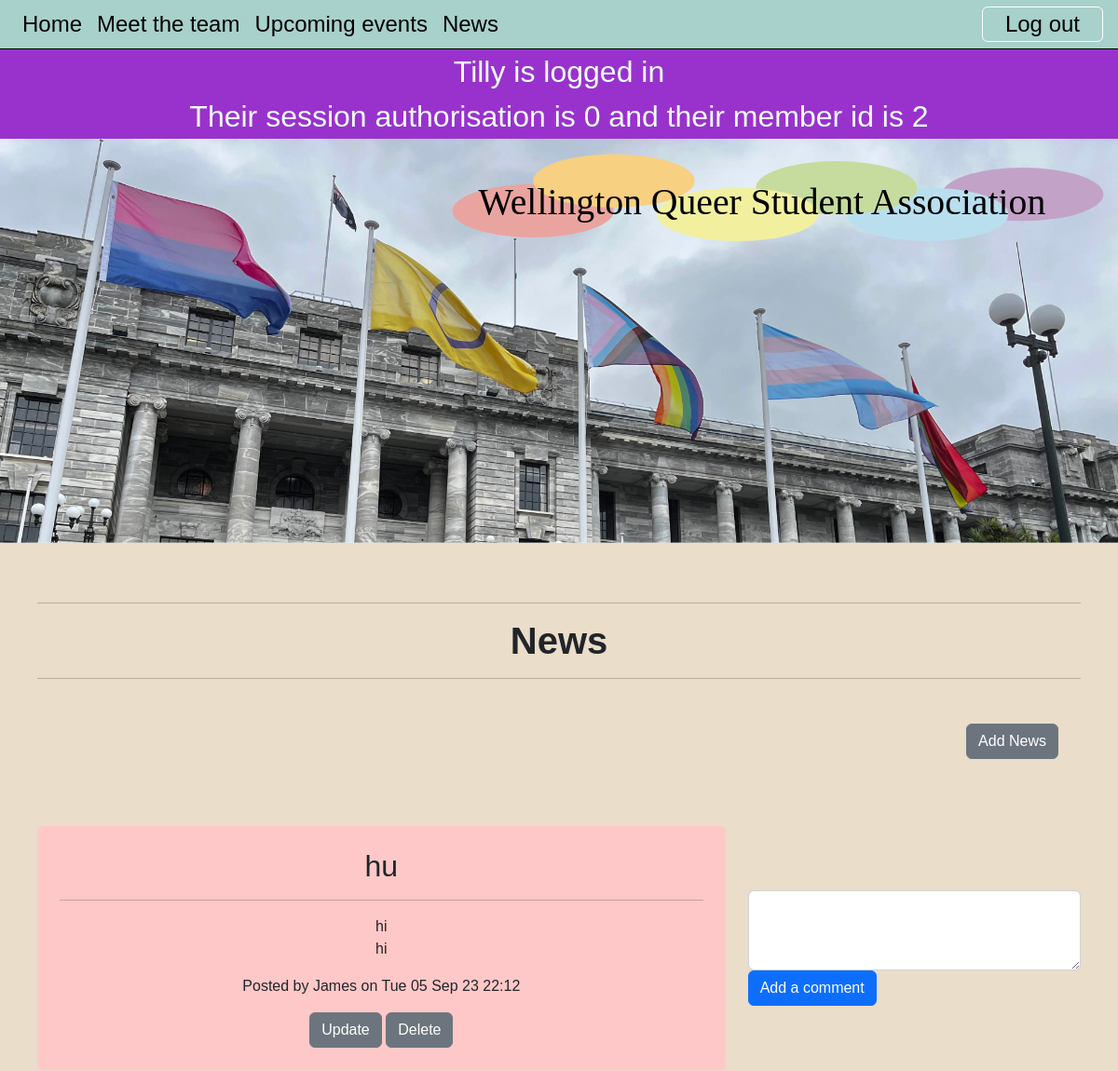
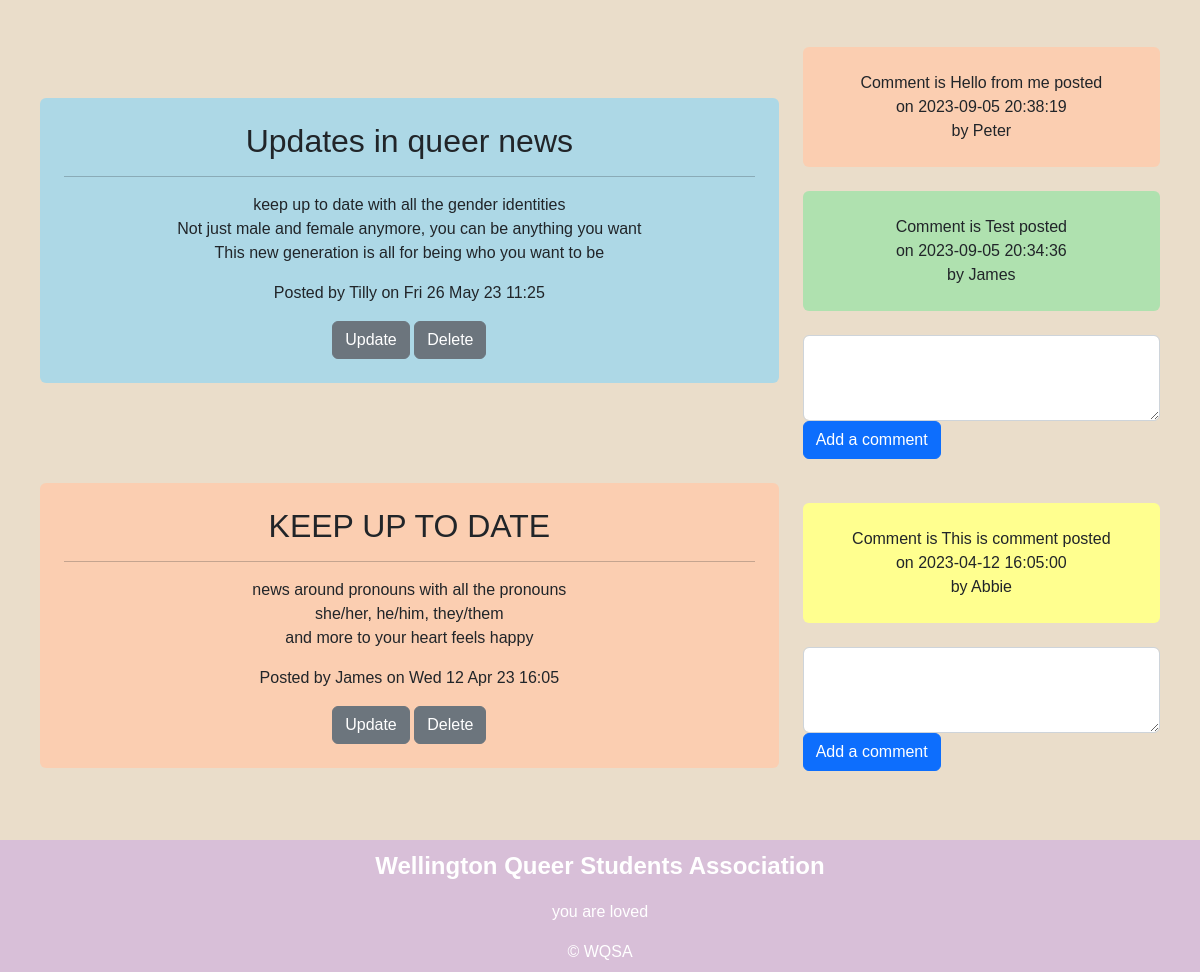
The app's page /news (signed in) with its own data (2 pictures, top to bottom).
### tables this page shows
CREATE TABLE member(
    member_id integer primary key autoincrement not null,
    name text not null,
    email text not null unique,
    password text not null,
    authorisation integer not null
);

CREATE TABLE news(
    news_id integer primary key autoincrement not null,
    title text not null unique,
    subtitle text not null unique,
    content text not null unique,
    newsdate date not null,
    member_id integer not null,
    foreign key(member_id) references member(member_id)
);

CREATE TABLE comments(
    comments_id integer primary key autoincrement not null,
    comments_content text not null unique,
    comments_date date not null,
    member_id integer not null,
    news_id integer not null,
    foreign key(member_id) references member(member_id),
    foreign key(news_id) references news(news_id)
);

### server.py (the view)
@app.route("/news")
def news():
    sql = """select news.news_id, news.title, news.subtitle, news.content, news.newsdate, member.name
      from news
      join member on news.member_id = member.member_id
      order by news.newsdate desc;

      """
    news = run_search_query_tuples(sql, (), db_path, True)
    print(news)
    sql = """select comments.news_id, comments.comments_content, comments.comments_date, member.name
      from comments
      join member on comments.member_id = member.member_id
      order by comments.comments_date desc;
      """
    comments = run_search_query_tuples(sql, (), db_path, True)
    print(comments)
    return render_template("news.html", news=news, comments=comments)

### db_functions.py (called while the page is built)
def run_search_query_tuples(sql_query, values_tuple, file_path, rowfactory=False):
    result = None
    try:
        db = sqlite3.connect(file_path)
        if rowfactory:
            db.row_factory = sqlite3.Row
        cursor = db.cursor()
        cursor.execute(sql_query, values_tuple)
        result = cursor.fetchall()
        cursor.close()
    except sqlite3.Error as error:
        print("Error running search query tuples: {}".format(error))
        return None
    db.close()
    if result is None:
        print("No search values were found")
    return result

### server.py (called while the page is built)
@app.template_filter()
def news_date(sqlite_dt):
    x = datetime.strptime(sqlite_dt, '%Y-%m-%d %H:%M:%S')
    return x.strftime("%a %d %b %y %H:%M")

### templates/news.html (shortened to what this page needs)
{% extends "layout.html" %}
{% block content %}
<div class="container-lg py-sm-5 py-1">
<hr> <h1>News</h1> <hr>
{% if session and session['authorisation'] == 0 %}
<div class="news p-4 my-4 text-end">
    <a class="btn btn-secondary" href="{{ url_for('news_cud', id=0, task='add') }}">Add News</a>
</div>
    {% endif %}
{% for row in news %}
    <div class="row align-items-center">
        <div class="col-lg-8">
            <div id="newsid-{{loop.index}}" class="p-4 my-4 container-sm rounded text-center">
                <h2>{{row['title']}}</h2>
                <hr>
                <div class="subtitle"> {{row['subtitle']}}</div>
                <p class="news-text"> {{row['content'] | replace("\n", "<br>") | safe}}</p>
                <div class="news-meta">Posted by {{row['name']}} on {{row['newsdate'] | news_date}}</div>
                {% if session and session['authorisation'] == 0 %}
                <div class="news-meta">
                    <a class="btn btn-secondary" href="{{ url_for('news_cud', id=row['news_id'], task='update')}}">Update</a>
                    <a class="btn btn-secondary" href="{{ url_for('news_cud', id=row['news_id'], task='delete')}}">Delete</a>
                </div>
                {% endif %}
            </div>
        </div>
        <div class="col-lg-4">
            {% for comment in comments %}
                {% if row ['news_id'] == comment['news_id'] %}
                    <div id="comment-{{loop.index}}" class="p-4 my-4 container-sm rounded text-center">
                        <div class="">Comment is {{comment['comments_content']}} posted
                            <br>on {{comment['comments_date']}}
                            <br>by {{comment['name']}} </div>
                    </div>
                {% endif %}
            {% endfor %}
            {% if session and ( session['authorisation'] == 0 or session['authorisation'] == 1 ) %}
                <div class="news-meta">
                    <form action="{{ url_for('add_comment')}}" method="POST">
                        <textarea id="comment" name="comment" class="form-control" rows="2"></textarea>
                        <button type="submit" id="submit" class="btn btn-primary">Add a comment</button>
                    </form>
                </div>
            {% endif %}
        </div>
    </div>
{% endfor %}
</div>
{% endblock %}

### templates/layout.html (shortened to what this page needs)
<!DOCTYPE html>
<html lang="en">
<head>
<link href="https://cdn.jsdelivr.net/npm/bootstrap@5.2.3/dist/css/bootstrap.min.css" rel="stylesheet">
    <link rel="stylesheet" href="static/styles.css">
    </head>
<body>
<div class="container-fluid">
<nav class="navbar navbar-expand-lg px-3 py-0">
    <div class="collapse navbar-collapse" id="collapsibleNavbar">
      <ul class="navbar-nav">
        <li class="nav-item">
          <a class="nav-link" href="{{url_for('index')}}">Home</a>
        </li>
        <li class="nav-item">
          <a class="nav-link" href="{{url_for('meet_the_team')}}">Meet the team</a>
        </li>
         <li class="nav-item">
          <a class="nav-link" href="{{url_for('upcoming_events')}}">Upcoming events</a>
         </li>
          <li class="nav-item">
          <a class="nav-link" href="{{url_for('news')}}">News</a>
        </li>
      </ul>
      <div class="ms-auto">
          {% if session %}
          <a href="{{url_for('logout')}}" class="nav-link btn btn-outline">Log out</a>
          {% else %}
          <a href="{{url_for('get_involved')}}" class="nav-link btn btn-outline" >Get involved</a>
          <a href="{{url_for('login')}}" class="nav-link btn btn-outline">Log in</a>
          {% endif %}
      </div>
    </div>
    </nav>
    </div>
    {% if session %}
        <div class="session"> {{session['name']}} is logged in <br>
            Their session authorisation is {{session['authorisation']}} and their member id is {{session['member_id']}}</div>
    {% endif %}
    <img class="img-fluid" src="static/images_WQSA/flags_parliment_banner.svg" >
{% block content %}
{% endblock %}
<footer class="container-fluid footer-content">
    <p>Wellington Queer Students Association</p>
    <p>you are loved</p>
    <div>&copy; WQSA</div>
</footer>
    </body>
</html>

### static/styles.css (style rules this page uses)
:root { --brand-green: rgb(167,209,202); --brand-paper: rgb(234, 221, 202); }
body { font-family: 'Raleway', sans-serif; font-size: 100%; background-color: var(--brand-paper); margin: 0; }
.container-fluid { border: 0px solid blue; padding: 0px; }
.container-lg { border: 4px solid pink; padding: 10px; }
h1 { font-size: 2.5em; text-align: center; font-weight: 600; margin: 0; }
.container-fluid { border: 0px solid pink; }
.container-lg { border: 0px solid pink; overflow: auto; }
.A { background-color: rgb(255, 200, 200); }
.B { background-color: rgb(251, 206, 177); }
.C { background-color: rgb(255, 255, 143); }
.D { background-color: rgb(175, 225, 175); }
.E { background-color: rgb(173,216,230); }
.row { border: 0px solid blue; }
.footer-content { background-color: rgb(216,191,216); text-align: center; padding: 0.5em 0 0.5em 0; color: white; }
.footer-content p:first-child { font-weight: 600; font-size: 1.5em; }
.navbar { --brand-green-pale: rgb(223, 237, 224); background-color: var(--brand-green); border-bottom: 1px solid black; }
.nav-link { font-size: 1.5em; color: black; }
.btn-outline { border: 1px solid white; padding: 0 1em; }
nav .btn-outline { display: inline-block; }
label, input[type='text'], input[type='email'], textarea { font-size: 1.5em !important; }
.session { background-color: darkorchid; color: azure; text-align: center; font-size: 2em; }

### records on screen
member: name "Tilly"
news: title "hu", subtitle "hi", content "hi", name "James", newsdate|news_date "Tue 05 Sep 23 22:12"
news: title "Updates in queer news", subtitle "keep up to date with all the gender identities", content "Not just male and female anymore, you can be anything you want This new generation is all for being who you want to be", name "Tilly", newsdate|news_date "Fri 26 May 23 11:25"
comments: comments_content "Hello from me", comments_date "2023-09-05 20:38:19", name "Peter"
comments: comments_content "Test", comments_date "2023-09-05 20:34:36", name "James"
news: title "KEEP UP TO DATE", subtitle "news around pronouns with all the pronouns", content "she/her, he/him, they/them and more to your heart feels happy", name "James", newsdate|news_date "Wed 12 Apr 23 16:05"
comments: comments_content "This is comment", comments_date "2023-04-12 16:05:00", name "Abbie"

### other values on screen
{{ session['authorisation'] }} "0"
{{ session['member_id'] }} "2"
